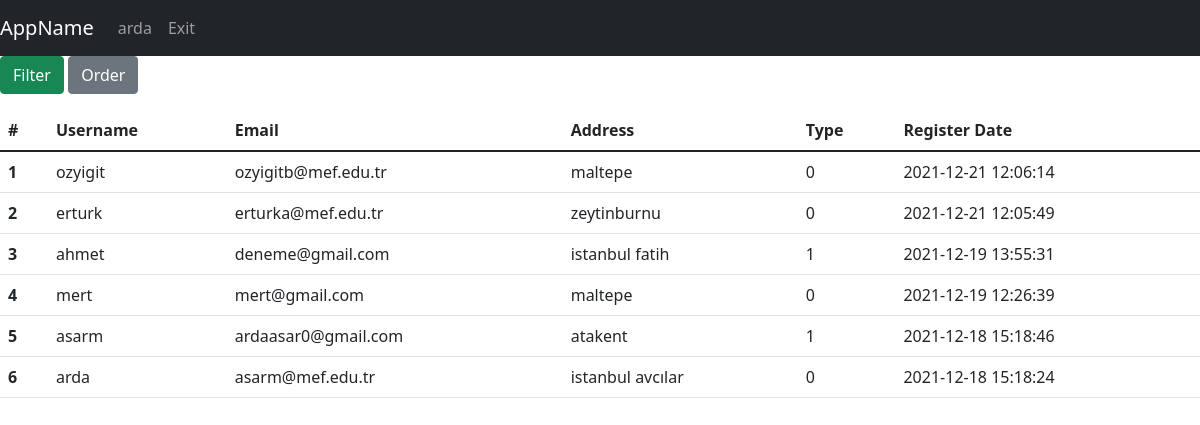
The page /users (signed in) on the database its author committed.
### tables this page shows
CREATE TABLE users(username TEXT PRIMARY KEY,email TEXT,password TEXT,user_type INTEGER, address Text, lat REAL , lng REAL, registred_date Date DEFAULT (datetime('now','localtime')));

### app.py (the view)
@app.route("/users", methods=["GET", "POST"])
def allUsers():
    with sqlite3.connect(DATABASE) as database:
        cursor = database.cursor()
    if request.method == "POST":
        if 'order' in request.form:
            orderBy = request.form['orderBy'].lower()
            if session["isFiltered"] == False:
                command = "SELECT username,email,address,registred_date,user_type as type FROM users ORDER BY "+str(orderBy)
                cursor.execute(command)
                query = cursor.fetchall()
                session["filteredData"]["users"] = query
            else:
                df = pd.DataFrame(session["filteredData"]["users"],
                                  columns=['username', 'email','address','registred_date','type'])
                df = df.sort_values(by=orderBy)
                session["filteredData"]["users"] = df.values.tolist()
        if 'filter' in request.form:
            filtered_cols, expected_vals = [], []
            q = ""
            for c in request.form.keys():
                if request.form[c] != '' and request.form[c] != "filter":
                    if request.form[c] == "on":
                        filtered_cols.append("user_type")
                        expected_vals.append(1)
                    else:
                        filtered_cols.append(c)
                        expected_vals.append(request.form[c])
            if len(expected_vals) > 0:
                if filtered_cols[0] != "user_type":
                    q += filtered_cols[0]+" LIKE "+f"'%{expected_vals[0]}%'"
                else:
                    q += " user_type = 1"
                if len(expected_vals) > 1:
                    for index in range(1, len(expected_vals)):
                        if filtered_cols[index] != "user_type":
                            q += " and " + filtered_cols[index]+" LIKE " + f"'%{expected_vals[index]}%'"
                    if filtered_cols.count("user_type") > 0:
                        q += " and user_type = 1"
                command = "SELECT username,email,address,registred_date,user_type as type FROM users WHERE "+q
                cursor.execute(command)
                query = cursor.fetchall()
                session["filteredData"]["users"] = query
            else:
                session["filteredData"] = getAllDbData(toGet=["users"])
            session["isFiltered"] = True
    else:
        session["filteredData"] = getAllDbData(toGet=["users"])
        session["isFiltered"] = False
    return render_template("admin/list_operations/list_users.html", username=session["username"], data=session["filteredData"])

### app.py (called while the page is built)
def getUsers(cursor, limit=None):
    if limit != None:
        cursor.execute(
            "SELECT username,email,address,registred_date,user_type FROM users ORDER BY registred_date desc LIMIT ?", (limit,))
    else:
        cursor.execute("SELECT username,email,address,registred_date,user_type FROM users ORDER BY registred_date desc")
    query = cursor.fetchall()
    return query

def getAllDbData(toGet, limit=None):
    with sqlite3.connect(DATABASE) as database:
        cursor = database.cursor()
    data = {}
    for entity in toGet:
        if entity == "couriers":
            data[entity] = getCouriers(cursor, limit)
        if entity == "users":
            data[entity] = getUsers(cursor, limit)
        if entity == "restaurant":
            data[entity] = getRestaurants(cursor, limit)
        else:
            pass
    return data

### templates/admin/list_operations/list_users.html (shortened to what this page needs)
{% extends 'base.html' %}
{% block navbar %}
<nav class="navbar navbar-expand-lg navbar-dark bg-dark">
    <a class="navbar-brand" href="#">AppName</a>
    <div class="collapse navbar-collapse" id="navbarNav">
        <ul class="navbar-nav">
          <li class="nav-item active"><a class="nav-link" href="/">{{username}}</a></li>
          <li class="nav-item active"><a class="nav-link" href="/exit">Exit</a></li>
        </ul>
    </div>
</nav>
{% endblock %}
{% block body %}
<p>
  <a class="btn btn-success" data-toggle="collapse" href="#filter" role="button" aria-expanded="false" aria-controls="filter">Filter</a>
  <button class="btn btn-secondary" type="button" data-toggle="collapse" data-target="#order" aria-expanded="false" aria-controls="order">Order</button>
</p>
<div>
    <table class="table">
      <thead class="thead-dark">
        <tr>
            <th scope="col">#</th>
            <th scope="col">Username</th>
            <th scope="col">Email</th>
            <th scope="col">Address</th>
            <th scope="col">Type</th>
            <th scope="col">Register Date</th>
        </tr>
      </thead>
      <tbody>
        {%for i in range(data["users"]|length)%}
                <tr>
                  <th scope="row">{{ i+1 }}</th>
                  <td>{{ data["users"][i][0] }}</td>
                  <td>{{ data["users"][i][1] }}</td>
                  <td>{{ data["users"][i][2] }}</td>
                  <td>{{ data["users"][i][4] }}</td>
                  <td>{{ data["users"][i][3] }}</td>
                </tr>
        {%endfor%}
      </tbody>
    </table>
</div>
{% endblock %}

### templates/base.html (shortened to what this page needs)
<!doctype html>
<html lang="en">
  <head>
    <link href="https://cdn.jsdelivr.net/npm/bootstrap@5.1.3/dist/css/bootstrap.min.css" rel="stylesheet">
  </head>
  <body>
  <div>
    {% block navbar %}
    {% endblock %}
  </div>
  <div>
    {% block body %}
    {% endblock %}
  </div>
  </body>
</html>

### rows shown on the page
users: username "arda", username "arda", email "asarm@mef.edu.tr", address "istanbul avcılar", user_type "0", registred_date "2021-12-18 15:18:24"
users: username "ozyigit", email "ozyigitb@mef.edu.tr", address "maltepe", user_type "0", registred_date "2021-12-21 12:06:14"
users: username "erturk", email "erturka@mef.edu.tr", address "zeytinburnu", user_type "0", registred_date "2021-12-21 12:05:49"
users: username "ahmet", email "deneme@gmail.com", address "istanbul fatih", user_type "1", registred_date "2021-12-19 13:55:31"
users: username "mert", email "mert@gmail.com", address "maltepe", user_type "0", registred_date "2021-12-19 12:26:39"
users: username "asarm", email "ardaasar0@gmail.com", address "atakent", user_type "1", registred_date "2021-12-18 15:18:46"

### other values the page prints
{{ i+1 }} "1" "2" "3" "4" "5" "6"
